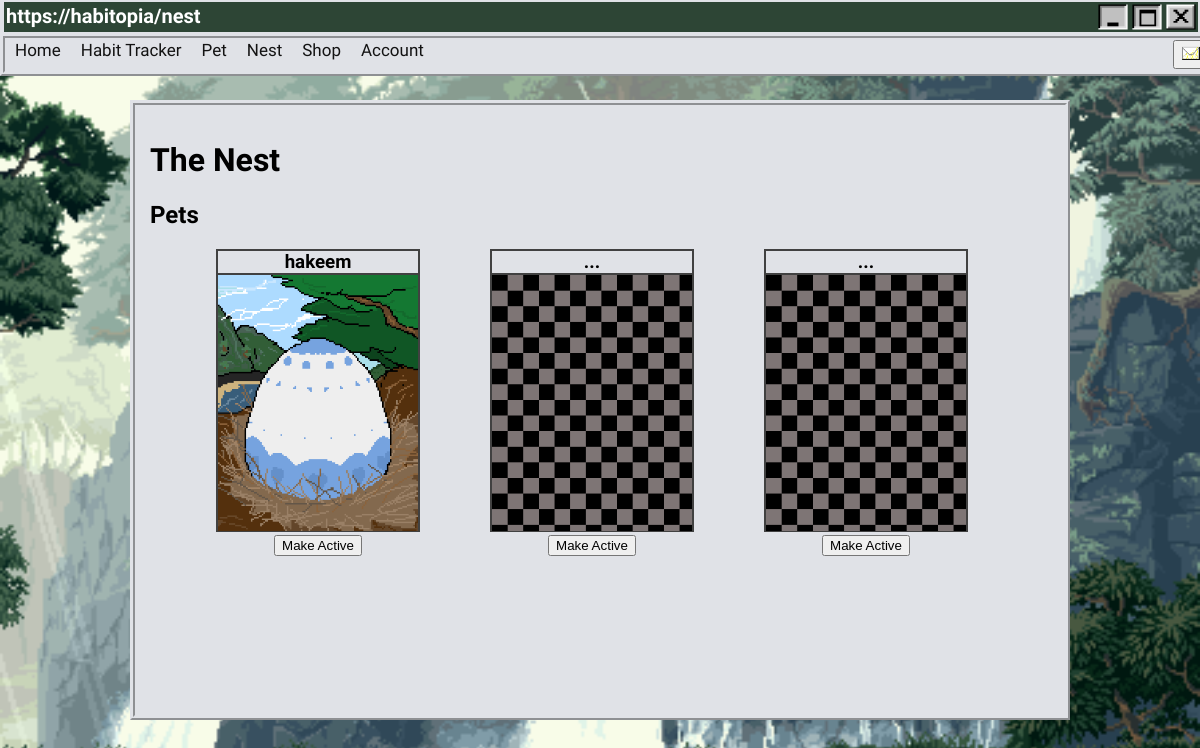
Page /petnest (signed in) on the earlier database version.
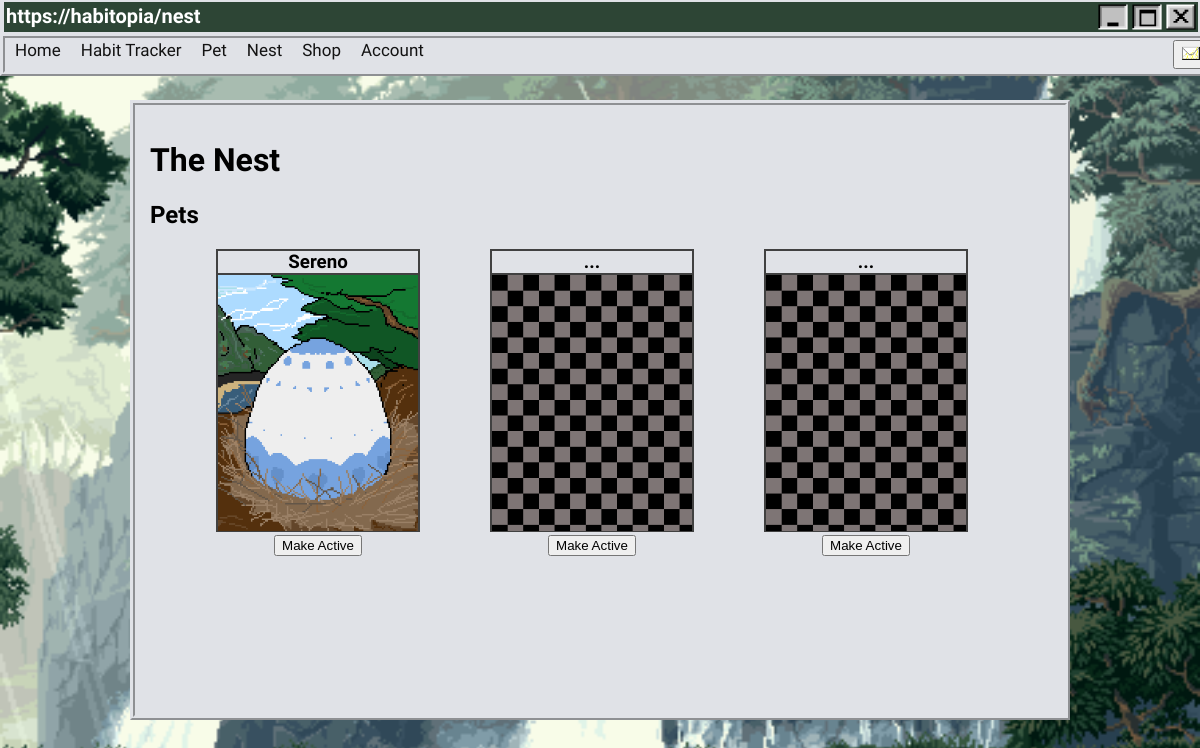
Same page on the later database version.
### home.py (models this page shows)
class Pets(db.Model):
    def mydefault(context):
        return context.get_current_parameters()['currentTime']
    with app.app_context():
        petOwner = db.Column(db.Integer, db.ForeignKey('user.id'), nullable=False)
        petID = db.Column(db.Integer, primary_key=True)
        petName = db.Column(db.String(30), nullable=False, default='noname')
        lastfedTime = db.Column(db.Integer, default=mydefault)
        currentTime = db.Column(db.Integer, default=datetime.now().timestamp())
        cumulTime = db.Column(db.Integer, default=0)
        hunger = db.Column(db.Integer, default=100)
        petType = db.Column(db.Integer, nullable=False, default=1)
        petXP = db.Column(db.Integer, default=0)
        petLevel = db.Column(db.Integer, nullable=False, default=1)
        activePet = db.Column(db.Integer, default=0, nullable=False)
        def __repr__(self):
            return f"{self.petName}"

### home.py (the view, shortened to what this page needs)
@app.route("/petnest", methods=["GET","POST"])
@login_required
def petnest():     # Pet nest images and names
    petCheck = db.session.execute(db.select(PetsOwned).filter_by(user_id=current_user.id)).scalar()
    nameGet1 = Pets.query.filter_by(petOwner = current_user.id, petType = 1).first()
    nameGet2 = Pets.query.filter_by(petOwner = current_user.id, petType = 2).first()
    nameGet3 = Pets.query.filter_by(petOwner = current_user.id, petType = 3).first()
    selectPet1 = db.session.execute(db.select(Pets).filter_by(petOwner=current_user.id, petType = 1)).scalar()
    selectPet2 = db.session.execute(db.select(Pets).filter_by(petOwner=current_user.id, petType = 2)).scalar()
    selectPet3 = db.session.execute(db.select(Pets).filter_by(petOwner=current_user.id, petType = 3)).scalar()
    if petCheck == None:
        return redirect(url_for("pet"))
    if petCheck.pet1 == 1:
        pet1name = nameGet1.petName
        if selectPet1.petLevel >= 1 and selectPet1.petLevel < 5:
            pet1image = "/static/petimages/AirEgg.png"
        if selectPet1.petLevel >= 5 and selectPet1.petLevel < 10:
            pet1image = "/static/petimages/Sereno.png"
        if selectPet1.petLevel >= 10:
            pet1image = "/static/petimages/BeegBird.png"
    if petCheck.pet1 == 0:
        pet1image = "/static/petimages/Empty.png"
        pet1name = "..."
    if petCheck.pet2 == 0:
        pet2image = "/static/petimages/Empty.png"
        pet2name = "..."
    if petCheck.pet3 == 0 :
        pet3image = "/static/petimages/Empty.png"
        pet3name = "..."
    return render_template("petnest.html", pet1name=pet1name, pet2name=pet2name, pet3name=pet3name,
                           pet1image=pet1image, pet2image=pet2image, pet3image=pet3image)

### home.py (called while the page is built)
@login_manager.user_loader
def load_user(user_id):
    return User.query.get(int(user_id))

### templates/petnest.html (shortened to what this page needs)
{% extends "base.html" %}
{% block css %} <link rel="stylesheet" href="/static/styles/PetStyles.css" > {% endblock %}
{% block heading %}https://habitopia/nest{% endblock %}
{% block content %}
    <div id="wrap">
        <h1>The Nest</h1>
        <h2>Pets</h2>
            <div class="petboxes">
                <div class="petbox-nest">
                <h3 class="petsname">{{ pet1name }}</h3>
                    <img src="{{ pet1image }}" alt="Pet image" width="200px" height="256.25px">
                    <span class="active-button"><form action="makeactive" method="post"><button type="submit" name="makeactive" value="Sereno">Make Active</button></form></span>
                </div>
                <div class="petbox-nest">
                    <h3 class="petsname">{{ pet2name }}</h3>
                        <img src="{{ pet2image }}" alt="Pet image" width="200px" height="256.25px">
                        <span class="active-button"><form action="makeactive" method="post"><button type="submit" name="makeactive" value="Mori">Make Active</button></form></span>
                </div>
                <div class="petbox-nest">
                    <h3 class="petsname">{{ pet3name }}</h3>
                        <img src="{{ pet3image }}" alt="Pet image" width="200px" height="256.25px">
                        <span class="active-button"><form action="makeactive" method="post"><button type="submit" name="makeactive" value="pet3">Make Active</button></form></span>
                </div>
        </div>
    </div>
{% endblock %}

### templates/base.html (shortened to what this page needs)
<!DOCTYPE html>
<html lang="en">
<head>
    {% block css %}{% endblock %}
</head>
<body class="body">
    <div class="topboxbg">
        <div class="topbox">
            <ul>
                <h5 class="topboxtext">{% block heading %}{% endblock %}</h5>
                <li><a href="{{url_for('logout')}}"><img src="/static/styles/assets/exit.png" class="icon logout"></a></li>
                <li><img src="/static/styles/assets/window-active.png" class="icon"></li>
                <li><a href=""><img src="/static/styles/assets/minimise-active.png" class="icon"></a></li>
            </ul>
        </div>
        <div class="nav">
            <ul>
                {% if not current_user.is_authenticated %}
                    <li><a href="{{ url_for('home') }}">Home</a></li>
                    <li><a href="{{ url_for('login') }}">Login/Register</a></li>
                    <li><a href="{{ url_for('habit') }}">Habit Tracker</a></li>
                    <li><a href="{{ url_for('pet') }}">Pet</a></li>
                    <li><a href="{{ url_for('shop') }}">Shop</a></li>
                    <li><a href="{{ url_for('account') }}">Account</a></li>
                    <li class="icon"><button id="openModalBtn" onclick="openNotifModal()"><img src="/static/styles/assets/envelope_closed-0.png" style="width:20px"></button></li>
                {% else %}
                    <li><a href="{{ url_for('home') }}">Home</a></li>
                    <li><a href="{{ url_for('habit') }}">Habit Tracker</a></li>
                    <li><a href="{{ url_for('pet') }}">Pet</a></li>
                    <li><a href="{{ url_for('petnest') }}">Nest</a></li>
                    <li><a href="{{ url_for('shop') }}">Shop</a></li>
                    <li><a href="{{ url_for('account') }}">Account</a></li>
                    <li class="icon"><button id="openModalBtn" onclick="openNotifModal()"><img src="/static/styles/assets/envelope_closed-0.png" style="width:20px"></button></li>
                {% endif %}
            </ul>
        </div>
    </div>
    {% block content %}
    {% endblock %}
</body>
</html>

### static/styles/PetStyles.css (style rules this page uses)
#wrap { border: 5px ridge #e0e2e7; width: 900px; height: 580px; margin: 100px auto; background: #e0e2e7; overflow: hidden; padding: 15px; }
.body { background-image: url("/static/styles/assets/animatedbackground.gif") ; background-repeat: no-repeat; background-size: cover ; background-attachment: fixed; background-position: center; height: 100vh; width: 100%; margin: 0; padding: 0; overflow: scroll; overflow-x: hidden; }
.topboxbg { background-color:#e0e2e7; position:fixed; height: 40px; top: 0; width: 100%; }
.topbox { background-color: #2d4535; height: 30px; position: fixed; margin: 1px 4px; top: 1px; width: 99.5%; }
.icon { width: 30px; float:right; margin:2px; vertical-align: baseline; }
h1, h2 { font-family: "Pixelify Sans", sans-serif ; }
.topboxtext { float: left; color: #FFFFFF; margin: 2px 2px; text-align: left; font-family: "Pixelify Sans", sans-serif ; font-size: 20px; vertical-align: baseline; }
ul { list-style-type: none; margin: 0; padding: 0; }
.nav { background-color: #e0e2e7 ; border: 5px ridge #e0e2e7; width:99.5%; margin: auto; overflow: hidden; position: fixed; top: 33px; width: 100%; }
.nav a { text-decoration: none; float: left; text-align: center; color: #131313; padding: 2px 10px; font-size: 17px; font-family: "Pixelify Sans", sans-serif; }
.petboxes { align-items: center; }
.petbox-nest { display: inline-block; border-style: solid; margin-left: 66px; border-width: 2px; border-color: #414141; width: 200px; height: 279.25px; background-color: rgba(255, 255, 255, 0px); }
.petsname { font-family: "Pixelify Sans", sans-serif; margin: 0px; text-align: center; border-bottom-style: solid; border-width: 2px; border-color: #414141; }
.active-button { display: flex; justify-content: center; align-items: center; }

Differences in the rows shown:
changed Pets: petName "hakeem" → "Sereno"
